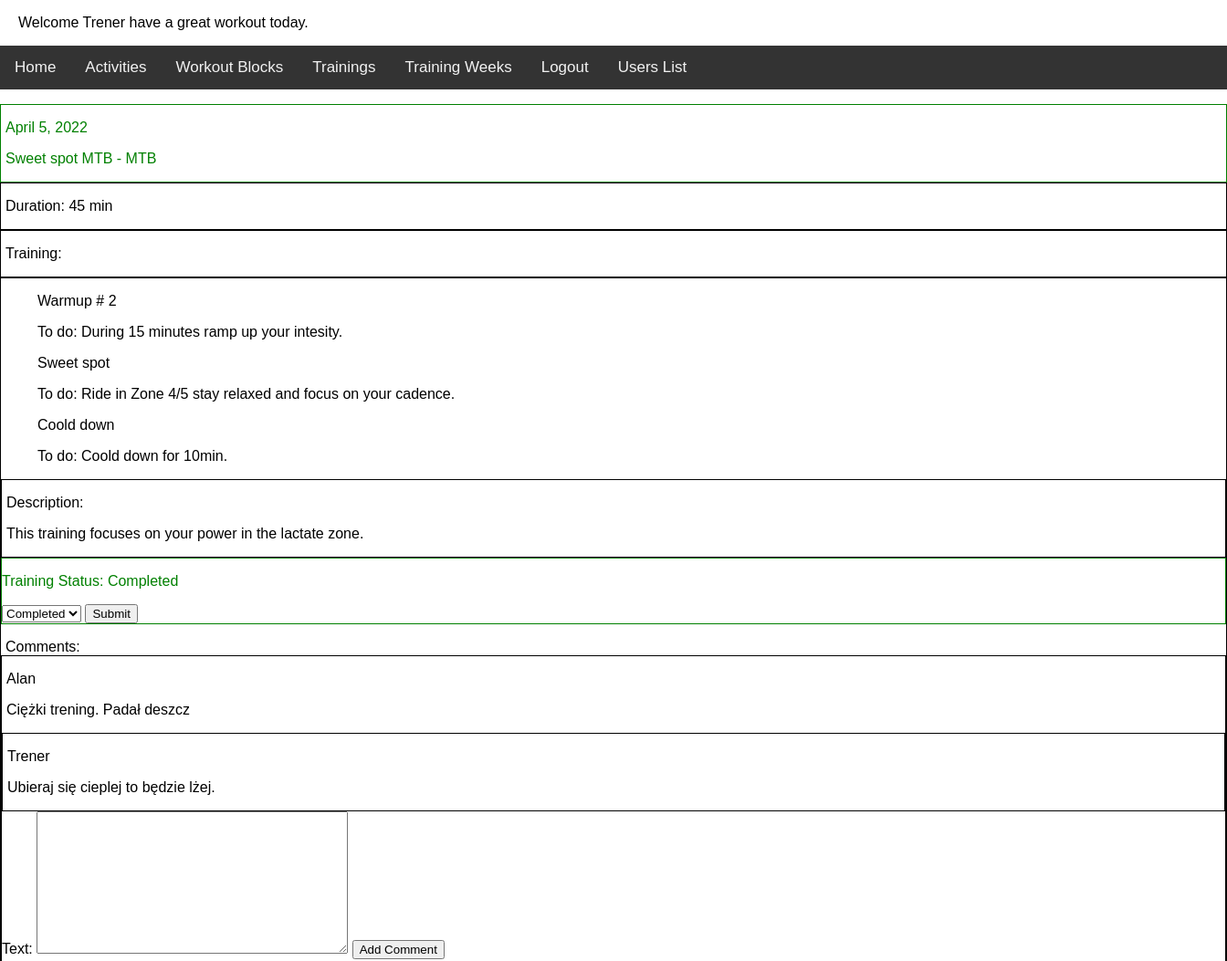
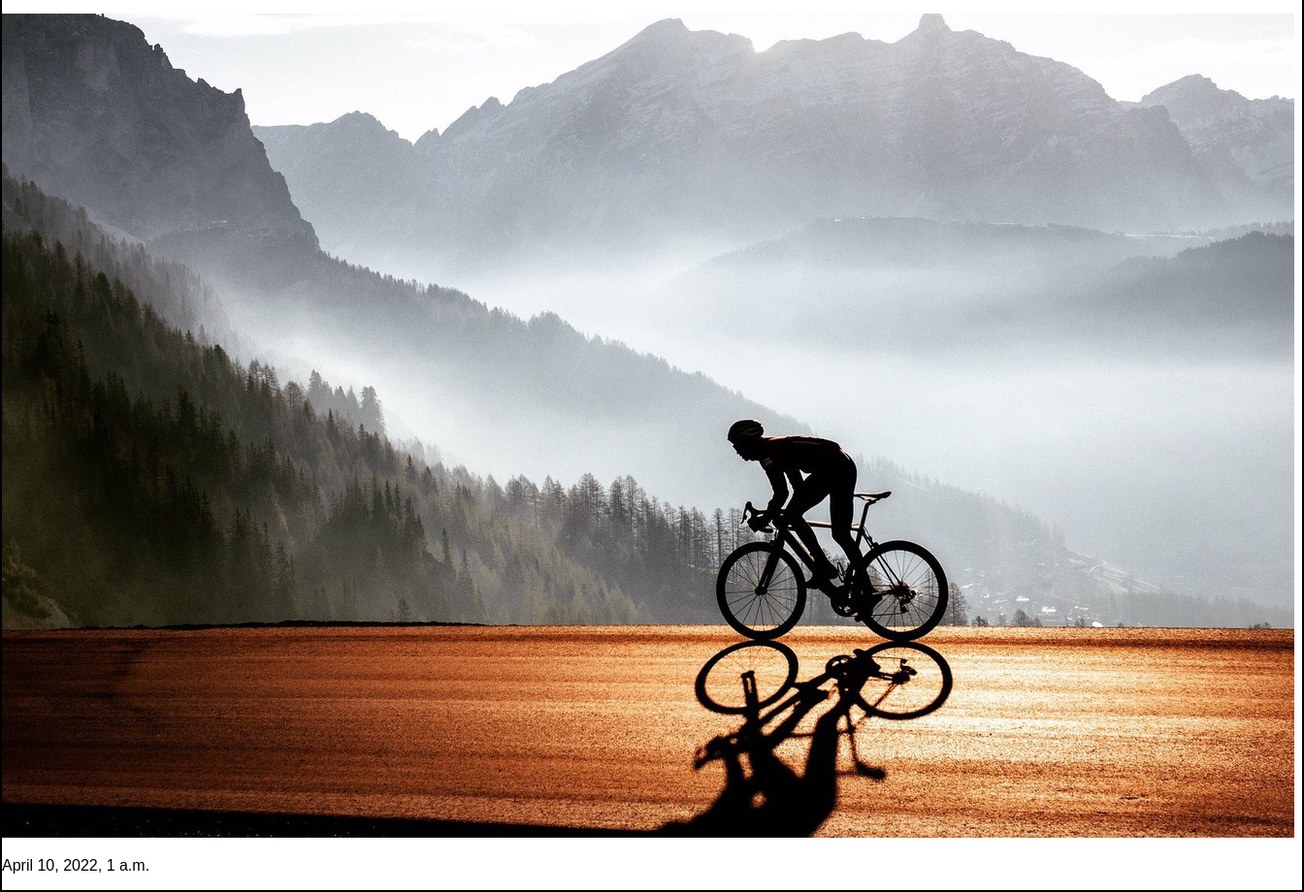
/trainingz_app/training_day/2/ (signed in), run on the app's committed database (2 pictures, top to bottom).
### trainingz_app/models.py (models this page shows, shortened)
class TrainingDay(models.Model):
    training = models.ForeignKey(Training, on_delete=models.CASCADE)
    date = models.DateField()
    completed = models.CharField(
        max_length=15, choices=TO_DO_COMPLETED, default="To Do"
    )

class Training(models.Model):
    name = models.CharField(max_length=50)
    activity = models.ForeignKey(Activity, on_delete=models.CASCADE)
    description = models.TextField()
    workout_blocks = models.ManyToManyField(WorkoutBlock)
    def __str__(self):
        return self.name

class Activity(models.Model):
    name = models.CharField(max_length=40)
    def __str__(self):
        return self.name

class WorkoutBlock(models.Model):
    name = models.CharField(max_length=50)
    workout_element = models.CharField(max_length=30, choices=WORKOUT_ELEMENTS)
    workout_details = models.TextField()
    duration = models.SmallIntegerField()

class Comment(models.Model):
    training_day = models.ForeignKey(TrainingDay, on_delete=models.CASCADE)
    text = models.TextField()
    author = models.ForeignKey(User, on_delete=models.SET_NULL, null=True)

### trainingz_app/views.py (the view, shortened to what this page needs)
class ShowDetailTrainingDayView(LoginRequiredMixin, View):
    def get(self, request, id):
        training_day = TrainingDay.objects.get(pk=id)
        training_id = TrainingDay.objects.get(pk=id).training_id
        training = Training.objects.get(pk=training_id)
        workout_blocks = training.workout_blocks.all()
        comments = training_day.comment_set.all()
        form = AddCommentForm()
        training_duration = 0
        for workout_block in workout_blocks:
            training_duration += workout_block.duration
        ctx = {
            "comments": comments,
            "form": form,
            "training": training,
            "training_duration": training_duration,
            "training_day": training_day,
        }
        return render(request, "training_day_detail.html", ctx)

### trainingz_app/forms.py
class AddCommentForm(forms.ModelForm):
    class Meta:
        model = Comment
        fields = ["text"]

### trainingz_app/context_processor.py (called while the page is built)
def get_date(request):
    return {"date": datetime.now()}

### trainingz_app/templates/training_day_detail.html (shortened to what this page needs)
{% extends 'base.html' %}
{% block trainingz %}
    <div style="border: 1px solid; padding-left:5px" id="main">
        <p id="date">{{ training_day.date }}</p>
        <p>{{ training_day.training }} - {{ training_day.training.activity }}</p>
    </div>
    <div style="border: 1px solid;">
        <p style="padding-left:5px">Duration: {{ training_duration }} min</p>
    </div>
    <div style="border: 1px solid;">
        <p style="padding-left:5px">Training:</p>
    </div>
    <div style="border: 1px solid;">
        {% for workout_block in training.workout_blocks.all %}
            <ul>{{ workout_block.name }}
                <p>To do: {{ workout_block.workout_details }}</p>
            </ul>
        {% endfor %}
        <div style="border: 1px solid;">
            <p style="padding-left:5px">Description: </p>
            <p style="padding-left:5px">{{ training.description }}</p>
        </div>
        <div style="border: 1px solid;" id="text">
            <p>Training Status: <label id="completed">{{ training_day.completed }}</label></p>
            <form method="POST">
                <select name="Completed">
                    <option value="Completed">Completed</option>
                </select>
                <input type="submit" value="Submit">
            </form>
        </div>
        <div style="padding-left:5px">Comments:</div>
        {% for comment in comments %}
            <div style="border: 1px solid;">
            <p style="padding-left:5px">{{ comment.author }}</p>
            <p style="padding-left:5px"> {{ comment.text }}</p>
        {% endfor %}
        </div>
        <form method="POST">
            {{ form.as_table }}
            <input type="submit" name="add_comment" value="Add Comment">
        </form>
{% endblock %}

### trainingz_app/templates/base.html (shortened to what this page needs)
<!DOCTYPE html>
{% load static %}
<html lang="en">
<head>
    <link rel="stylesheet" type="text/css" href="{% static 'css/base.css' %}">
</head>
<body>
<p style="padding-left:20px">Welcome {{ user }} have a great workout today.</p>
</body>
<div class="topnav">
    <a href="{% url 'index' %}">Home</a>
    {% if user.is_authenticated %}
        <a href="{% url 'list_activities' %}">Activities</a>
        <a href="{% url 'list_workout_blocks' %}">Workout Blocks</a>
        <a href="{% url 'list_trainings' %}">Trainings</a>
        <a href="{% url 'list_training_weeks' %}">Training Weeks</a>
        <a href="{% url 'logout' %}">Logout</a>
        {% if user.is_authenticated and user.is_superuser %}
            <a href="{% url 'users_list' %}">Users List</a>
        {% endif %}
    {% else %}
        <a href="{% url 'login' %}">Login</a>
        <a href="{% url 'register' %}">Register</a>
    {% endif %}
</div>
{% block trainingz %}
{% endblock %}
<p><img src="{% static 'cycling.jpeg' %}"></p>
<p>{{ date }}</p>
</html>

### trainingz_app/static/css/base.css (style rules this page uses)
body { margin: 0; font-family: Arial, Helvetica, sans-serif; }
.topnav { overflow: hidden; background-color: #333; }
.topnav a { float: left; color: #f2f2f2; text-align: center; padding: 14px 16px; text-decoration: none; font-size: 17px; }

### data on the page
TrainingDay: date "April 5, 2022", training "Sweet spot MTB", training.activity "MTB", completed "Completed"
WorkoutBlock: name "Warmup # 2", workout_details "During 15 minutes ramp up your intesity."
WorkoutBlock: name "Sweet spot", workout_details "Ride in Zone 4/5 stay relaxed and focus on your cadence."
WorkoutBlock: name "Coold down", workout_details "Coold down for 10min."
Training: description "This training focuses on your power in the lactate zone."
Comment: author "Alan", text "Ciężki trening. Padał deszcz"
Comment: author "Trener", text "Ubieraj się cieplej to będzie lżej."

### other printed values
{{ user }} "Trener"
{{ training_duration }} "45"
